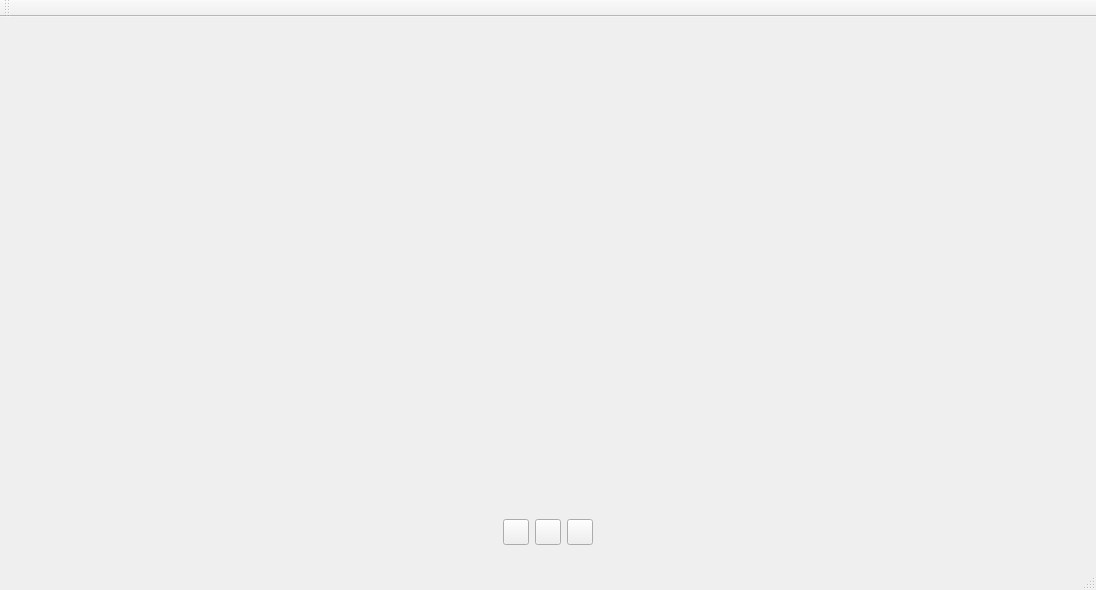
<?xml version="1.0" encoding="UTF-8"?>
<ui version="4.0">
 <class>MainWindow</class>
 <widget class="QMainWindow" name="MainWindow">
  <property name="geometry">
   <rect>
    <x>0</x>
    <y>0</y>
    <width>1096</width>
    <height>590</height>
   </rect>
  </property>
  <property name="windowTitle">
   <string>JeipiQtAdvancedSplitter</string>
  </property>
  <widget class="QWidget" name="centralWidget">
   <layout class="QVBoxLayout" name="verticalLayout">
    <item>
     <widget class="QWidget" name="widget_3" native="true">
      <layout class="QHBoxLayout" name="horizontalLayout_2">
       <item>
        <spacer name="horizontalSpacer_3">
         <property name="orientation">
          <enum>Qt::Horizontal</enum>
         </property>
         <property name="sizeHint" stdset="0">
          <size>
           <width>346</width>
           <height>20</height>
          </size>
         </property>
        </spacer>
       </item>
       <item>
        <widget class="QSplitter" name="splitter">
         <property name="orientation">
          <enum>Qt::Horizontal</enum>
         </property>
         <property name="handleWidth">
          <number>0</number>
         </property>
         <widget class="QContentWidget" name="widget_1" native="true"/>
         <widget class="QContentWidget" name="widget_2" native="true"/>
        </widget>
       </item>
       <item>
        <spacer name="horizontalSpacer_4">
         <property name="orientation">
          <enum>Qt::Horizontal</enum>
         </property>
         <property name="sizeHint" stdset="0">
          <size>
           <width>346</width>
           <height>20</height>
          </size>
         </property>
        </spacer>
       </item>
      </layout>
     </widget>
    </item>
    <item>
     <widget class="QWidget" name="widget" native="true">
      <property name="maximumSize">
       <size>
        <width>16777215</width>
        <height>50</height>
       </size>
      </property>
      <layout class="QHBoxLayout" name="horizontalLayout">
       <item>
        <spacer name="horizontalSpacer_1">
         <property name="orientation">
          <enum>Qt::Horizontal</enum>
         </property>
         <property name="sizeHint" stdset="0">
          <size>
           <width>40</width>
           <height>20</height>
          </size>
         </property>
        </spacer>
       </item>
       <item>
        <widget class="QPushButton" name="btnSplit">
         <property name="minimumSize">
          <size>
           <width>26</width>
           <height>26</height>
          </size>
         </property>
         <property name="maximumSize">
          <size>
           <width>26</width>
           <height>26</height>
          </size>
         </property>
         <property name="styleSheet">
          <string notr="true">QPushButton{
	border-image: url(:/res/icon_split.png);
}

QPushButton:checked{
	border-image: url(:/res/icon_split_hover.png);
}</string>
         </property>
         <property name="text">
          <string/>
         </property>
         <property name="checkable">
          <bool>true</bool>
         </property>
         <attribute name="buttonGroup">
          <string notr="true">buttonGroup</string>
         </attribute>
        </widget>
       </item>
       <item>
        <widget class="QPushButton" name="btnMergeHorizontal">
         <property name="minimumSize">
          <size>
           <width>26</width>
           <height>26</height>
          </size>
         </property>
         <property name="maximumSize">
          <size>
           <width>26</width>
           <height>26</height>
          </size>
         </property>
         <property name="styleSheet">
          <string notr="true">QPushButton{
	border-image: url(:/res/icon_horizontal_merge.png);
}

QPushButton:checked{
	border-image: url(:/res/icon_horizontal_merge_hover.png);
}</string>
         </property>
         <property name="text">
          <string/>
         </property>
         <property name="checkable">
          <bool>true</bool>
         </property>
         <attribute name="buttonGroup">
          <string notr="true">buttonGroup</string>
         </attribute>
        </widget>
       </item>
       <item>
        <widget class="QPushButton" name="btnMergeVertical">
         <property name="minimumSize">
          <size>
           <width>26</width>
           <height>26</height>
          </size>
         </property>
         <property name="maximumSize">
          <size>
           <width>26</width>
           <height>26</height>
          </size>
         </property>
         <property name="styleSheet">
          <string notr="true">QPushButton{
	border-image: url(:/res/icon_vertical_merge.png);
}

QPushButton:checked{
	border-image: url(:/res/icon_vertical_merge_hover.png);
}</string>
         </property>
         <property name="text">
          <string/>
         </property>
         <property name="checkable">
          <bool>true</bool>
         </property>
         <attribute name="buttonGroup">
          <string notr="true">buttonGroup</string>
         </attribute>
        </widget>
       </item>
       <item>
        <spacer name="horizontalSpacer_2">
         <property name="orientation">
          <enum>Qt::Horizontal</enum>
         </property>
         <property name="sizeHint" stdset="0">
          <size>
           <width>40</width>
           <height>20</height>
          </size>
         </property>
        </spacer>
       </item>
      </layout>
     </widget>
    </item>
   </layout>
  </widget>
  <widget class="QMenuBar" name="menuBar">
   <property name="geometry">
    <rect>
     <x>0</x>
     <y>0</y>
     <width>1096</width>
     <height>21</height>
    </rect>
   </property>
  </widget>
  <widget class="QToolBar" name="mainToolBar">
   <attribute name="toolBarArea">
    <enum>TopToolBarArea</enum>
   </attribute>
   <attribute name="toolBarBreak">
    <bool>false</bool>
   </attribute>
  </widget>
  <widget class="QStatusBar" name="statusBar"/>
 </widget>
 <layoutdefault spacing="6" margin="11"/>
 <customwidgets>
  <customwidget>
   <class>QContentWidget</class>
   <extends>QWidget</extends>
   <header location="global">QContentWidget.h</header>
   <container>1</container>
  </customwidget>
 </customwidgets>
 <resources/>
 <connections/>
 <buttongroups>
  <buttongroup name="buttonGroup"/>
 </buttongroups>
</ui>
